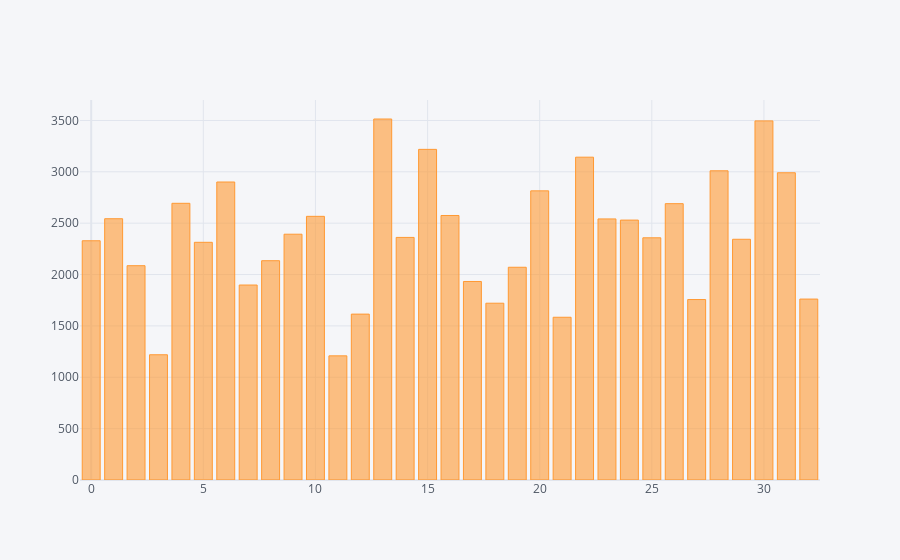
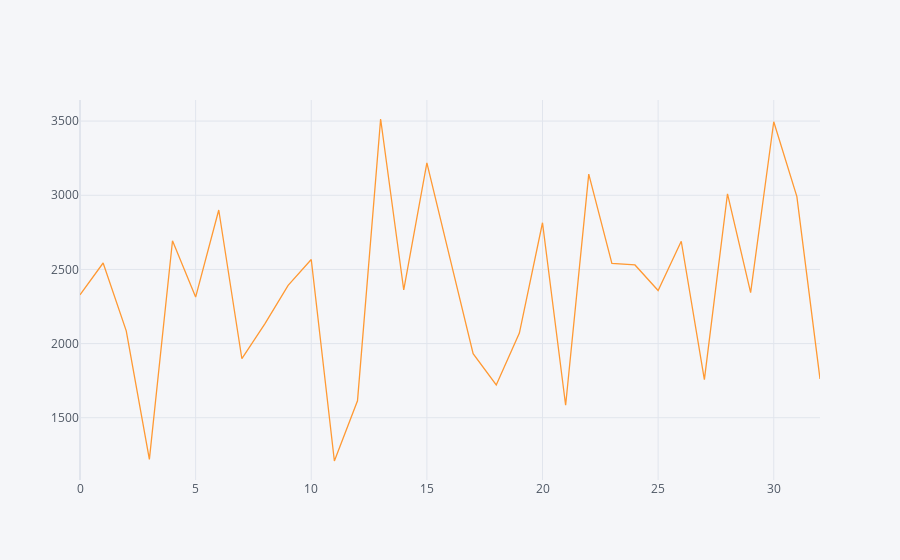
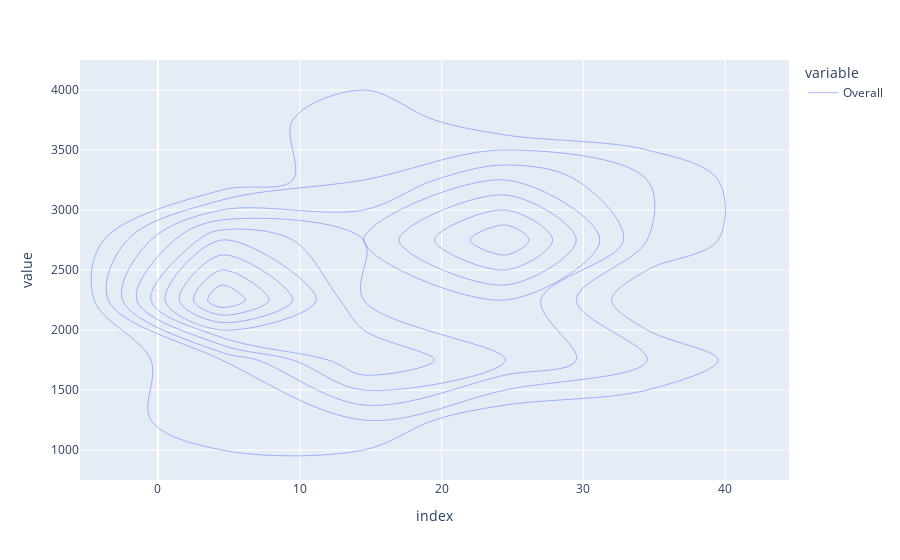

Here is the notebook cell these charts were saved with, in order:
### Code cell
District_Analysis()

### Figure 1 — Plotly figure (JSON) as saved in the notebook; plotly's stock layout.template omitted (floating-point values rounded to 4 significant figures)
{"data": [{"marker": {"color": "rgba(255, 153, 51, 0.6)", "line": {"color": "rgba(255, 153, 51, 1.0)", "width": 1}}, "name": "Overall", "orientation": "v", "text": "", "type": "bar", "x": [0, 1, 2, 3, 4, 5, 6, 7, 8, 9, 10, 11, 12, 13, 14, 15, 16, 17, 18, 19, 20, 21, 22, 23, 24, 25, 26, 27, 28, 29, 30, 31, 32], "y": [2329.0, 2543.0, 2086.0, 1219.0, 2693.0, 2314.0, 2901.0, 1898.0, 2135.0, 2393.0, 2567.0, 1209.0, 1615.0, 3514.0, 2361.0, 3219.0, 2575.0, 1932.0, 1721.0, 2071.0, 2815.0, 1584.0, 3142.0, 2541.0, 2530.0, 2358.0, 2690.0, 1757.0, 3010.0, 2343.0, 3496.0, 2991.0, 1761.0]}], "layout": {"autosize": true, "legend": {"bgcolor": "#F5F6F9", "font": {"color": "#4D5663"}}, "paper_bgcolor": "#F5F6F9", "plot_bgcolor": "#F5F6F9", "title": {"font": {"color": "#4D5663"}}, "xaxis": {"autorange": true, "gridcolor": "#E1E5ED", "range": [-0.5, 32.5], "showgrid": true, "tickfont": {"color": "#4D5663"}, "title": {"font": {"color": "#4D5663"}, "text": ""}, "type": "linear", "zerolinecolor": "#E1E5ED"}, "yaxis": {"autorange": true, "gridcolor": "#E1E5ED", "range": [0, 3699.0], "showgrid": true, "tickfont": {"color": "#4D5663"}, "title": {"font": {"color": "#4D5663"}, "text": ""}, "type": "linear", "zerolinecolor": "#E1E5ED"}}}

### Figure 2 — Plotly figure (JSON) as saved in the notebook; plotly's stock layout.template omitted (floating-point values rounded to 4 significant figures)
{"data": [{"line": {"color": "rgba(255, 153, 51, 1.0)", "dash": "solid", "shape": "linear", "width": 1.3}, "mode": "lines", "name": "Overall", "text": "", "type": "scatter", "x": [0, 1, 2, 3, 4, 5, 6, 7, 8, 9, 10, 11, 12, 13, 14, 15, 16, 17, 18, 19, 20, 21, 22, 23, 24, 25, 26, 27, 28, 29, 30, 31, 32], "y": [2329.0, 2543.0, 2086.0, 1219.0, 2693.0, 2314.0, 2901.0, 1898.0, 2135.0, 2393.0, 2567.0, 1209.0, 1615.0, 3514.0, 2361.0, 3219.0, 2575.0, 1932.0, 1721.0, 2071.0, 2815.0, 1584.0, 3142.0, 2541.0, 2530.0, 2358.0, 2690.0, 1757.0, 3010.0, 2343.0, 3496.0, 2991.0, 1761.0]}], "layout": {"autosize": true, "legend": {"bgcolor": "#F5F6F9", "font": {"color": "#4D5663"}}, "paper_bgcolor": "#F5F6F9", "plot_bgcolor": "#F5F6F9", "title": {"font": {"color": "#4D5663"}}, "xaxis": {"autorange": true, "gridcolor": "#E1E5ED", "range": [0, 32], "showgrid": true, "tickfont": {"color": "#4D5663"}, "title": {"font": {"color": "#4D5663"}, "text": ""}, "type": "linear", "zerolinecolor": "#E1E5ED"}, "yaxis": {"autorange": true, "gridcolor": "#E1E5ED", "range": [1080.0, 3642.0], "showgrid": true, "tickfont": {"color": "#4D5663"}, "title": {"font": {"color": "#4D5663"}, "text": ""}, "type": "linear", "zerolinecolor": "#E1E5ED"}}}

### Figure 3 — Plotly figure (JSON) as saved in the notebook; plotly's stock layout.template omitted (floating-point values rounded to 4 significant figures)
{"data": [{"autocontour": true, "contours": {"coloring": "none", "end": 4.5, "size": 0.5, "start": 0.5}, "hovertemplate": "variable=Overall<br>index=%{x}<br>value=%{y}<br>count=%{z}<extra></extra>", "legendgroup": "Overall", "line": {"color": "#636efa"}, "name": "Overall", "showlegend": true, "type": "histogram2dcontour", "x": [0, 1, 2, 3, 4, 5, 6, 7, 8, 9, 10, 11, 12, 13, 14, 15, 16, 17, 18, 19, 20, 21, 22, 23, 24, 25, 26, 27, 28, 29, 30, 31, 32], "xaxis": "x", "xbingroup": "x", "y": [2329.0, 2543.0, 2086.0, 1219.0, 2693.0, 2314.0, 2901.0, 1898.0, 2135.0, 2393.0, 2567.0, 1209.0, 1615.0, 3514.0, 2361.0, 3219.0, 2575.0, 1932.0, 1721.0, 2071.0, 2815.0, 1584.0, 3142.0, 2541.0, 2530.0, 2358.0, 2690.0, 1757.0, 3010.0, 2343.0, 3496.0, 2991.0, 1761.0], "yaxis": "y", "ybingroup": "y"}], "layout": {"autosize": true, "legend": {"title": {"text": "variable"}, "tracegroupgap": 0}, "margin": {"t": 60}, "xaxis": {"anchor": "y", "autorange": true, "domain": [0, 1], "range": [-5.5, 44.5], "title": {"text": "index"}, "type": "linear"}, "yaxis": {"anchor": "x", "autorange": true, "domain": [0, 1], "range": [750, 4250], "title": {"text": "value"}, "type": "linear"}}}
